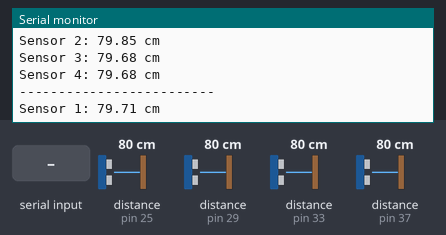
Recording of a sketch running on a simulated Arduino Mega 2560, built with avr-gcc and run on an emulated ATmega2560. Shown: the last lines printed to the serial monitor. Wiring (inferred from the names in the program): 4 × ultrasonic range finder: trigger pin 23, echo pin 25 / trigger pin 27, echo pin 29 / trigger pin 31, echo pin 33 / trigger pin 35, echo pin 37. The test bench sets the inputs (shaded band); at power-on: distance to the obstacle (sensors on pin 25, pin 29, pin 37, pin 33) 80 cm. The echo pulse lasts 58.3 µs per cm.

Above: at 1.2 s.
1.3 s: distance to the obstacle (sensor on pin 25) set to 4 cm
At 1.56 s:
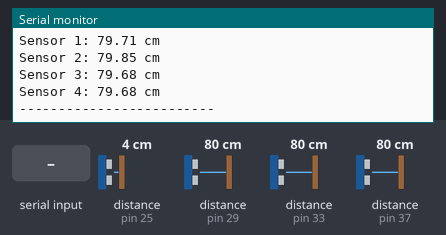
4.4 s: "stop\n" received over Serial
At 5.0 s:
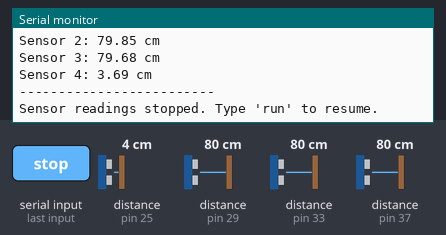
5.9 s: "run\n" received over Serial
At 6.34 s:
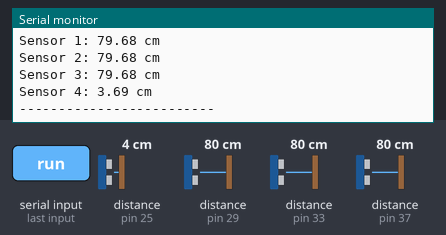
7.4 s: distance to the obstacle (sensor on pin 29) set to 2 cm
At 7.97 s:
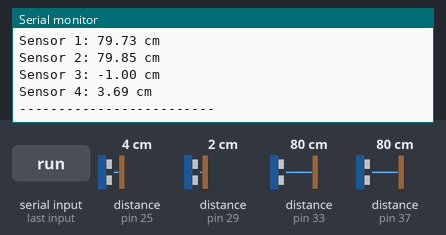
8.9 s: distance to the obstacle (sensor on pin 37) set to 299 cm
12.0 s: distance to the obstacle (sensor on pin 33) set to 2 cm
Timing chart, 0 to 14.5 s (numbered marks = the images above; inputs shaded):
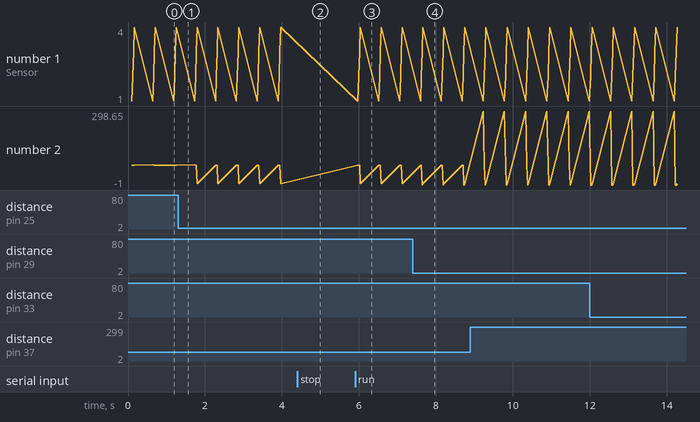

The sketch:

arduino_hc04sr_test.ino
```cpp
#define SENSOR1_TRIG 35
#define SENSOR1_ECHO 37

#define SENSOR2_TRIG 31
#define SENSOR2_ECHO 33

#define SENSOR3_TRIG 27
#define SENSOR3_ECHO 29

#define SENSOR4_TRIG 23
#define SENSOR4_ECHO 25

// Global flag to control sensor readings
bool isRunning = true;

void setup() {
  Serial.begin(9600);

  pinMode(SENSOR1_TRIG, OUTPUT);
  pinMode(SENSOR1_ECHO, INPUT);

  pinMode(SENSOR2_TRIG, OUTPUT);
  pinMode(SENSOR2_ECHO, INPUT);

  pinMode(SENSOR3_TRIG, OUTPUT);
  pinMode(SENSOR3_ECHO, INPUT);

  pinMode(SENSOR4_TRIG, OUTPUT);
  pinMode(SENSOR4_ECHO, INPUT);

  Serial.println("HC-SR04 Ultrasonic Sensor Test Started");
  Serial.println("Type 'stop' to halt sensor readings, or 'run' to resume.");
}

float getDistance(int trigPin, int echoPin) {
  digitalWrite(trigPin, LOW);
  delayMicroseconds(2);

  digitalWrite(trigPin, HIGH);
  delayMicroseconds(10);
  digitalWrite(trigPin, LOW);

  long duration = pulseIn(echoPin, HIGH);
  float distance = duration * 0.0343 / 2;  // Convert duration to cm

  if (distance >= 400 || distance <= 2)
    return -1;  // Out of range
  return distance;
}

void loop() {
  // Check if there is any Serial input
  if (Serial.available() > 0) {
    String command = Serial.readStringUntil('\n');
    command.trim(); // Remove any extra whitespace

    // Check for "stop" and "run" commands (case-insensitive)
    if (command.equalsIgnoreCase("stop")) {
      isRunning = false;
      Serial.println("Sensor readings stopped. Type 'run' to resume.");
    }
    else if (command.equalsIgnoreCase("run")) {
      isRunning = true;
      Serial.println("Sensor readings resumed.");
    }
  }

  // If running, perform sensor readings
  if (isRunning) {
    Serial.print("Sensor 1: ");
    Serial.print(getDistance(SENSOR1_TRIG, SENSOR1_ECHO));
    Serial.println(" cm");

    Serial.print("Sensor 2: ");
    Serial.print(getDistance(SENSOR2_TRIG, SENSOR2_ECHO));
    Serial.println(" cm");

    Serial.print("Sensor 3: ");
    Serial.print(getDistance(SENSOR3_TRIG, SENSOR3_ECHO));
    Serial.println(" cm");

    Serial.print("Sensor 4: ");
    Serial.print(getDistance(SENSOR4_TRIG, SENSOR4_ECHO));
    Serial.println(" cm");

    Serial.println("-------------------------");
    delay(500);
  }
  else {
    // Small delay to avoid spamming the loop when stopped
    delay(100);
  }
}
```

Measured:
- after the input at 4.4 s, the serial monitor: prints a new line after 0.05 s (image 2)
- after the input at 5.9 s, the serial monitor: prints a new line after 0.05 s (image 3)
- after the input at 7.4 s, the serial monitor: prints a new line after 0.24 s (image 4)
- plotted number 2: 79.68 → 3.69 after the input at 1.3 s, 3.69 → 298.65 after the input at 8.9 s
